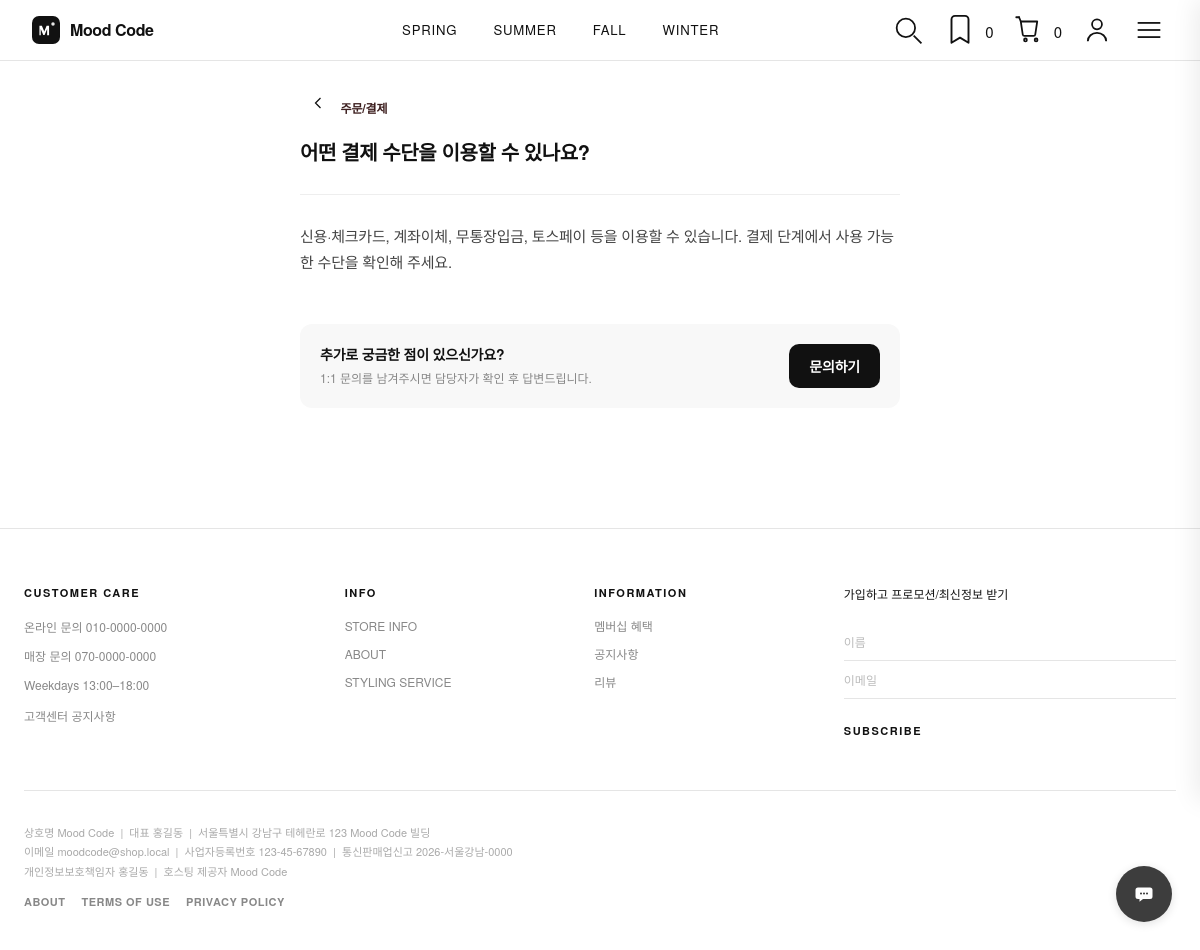
The app's page /support/faq/1 with its own data.
### models/notice.py (models this page shows, shortened)
class FAQ(db.Model):
    __tablename__ = "faqs"
    id = db.Column(db.Integer, primary_key=True)
    category = db.Column(db.String(50), nullable=False, index=True)
    question = db.Column(db.String(300), nullable=False)
    answer = db.Column(db.Text, nullable=False)
    sort_order = db.Column(db.Integer, default=0, nullable=False)
    is_active = db.Column(db.Boolean, default=True, nullable=False)
    created_at = db.Column(db.DateTime, default=datetime.utcnow, nullable=False)

### routes/support.py (the view)
@support_bp.route("/faq/<int:faq_id>")
def faq_detail(faq_id: int):
    ensure_help_center_faqs()
    faq = get_faq_by_id(faq_id)
    if not faq:
        abort(404)
    return render_template(
        "support/faq_detail.html",
        faq=faq,
        category_label=get_category_label(faq.category),
    )

### services/cart_service.py (called while the page is built, shortened)
def _uses_db_cart() -> bool:
    return (
        current_user.is_authenticated
        and current_user.username not in _GUEST_USERNAMES
        and current_user.email not in _GUEST_EMAILS
    )

def _read_session_cart() -> dict[str, int]:
    raw = session.get("cart") or {}
    if not isinstance(raw, dict):
        return {}
    result: dict[str, int] = {}
    return result

def get_cart_count() -> int:
    return sum(_read_session_cart().values())

### services/channel_talk_service.py (called while the page is built, shortened)
def get_boot_options() -> dict[str, Any] | None:
    plugin_key = current_app.config.get("CHANNEL_TALK_PLUGIN_KEY", "")
    if not plugin_key:
        return None

def is_channel_talk_enabled() -> bool:
    return bool(current_app.config.get("CHANNEL_TALK_PLUGIN_KEY"))

### services/help_center_service.py (called while the page is built, shortened)
def ensure_help_center_faqs() -> None:
    valid_slugs = set(CATEGORY_LABELS.keys())
    existing_slugs = {f.category for f in FAQ.query.all()}
    if valid_slugs <= existing_slugs and FAQ.query.filter_by(is_active=True).count() >= len(DEFAULT_FAQS):
        return

def get_category_label(slug: str) -> str:
    return CATEGORY_LABELS.get(slug, slug)

def get_faq_by_id(faq_id: int) -> FAQ | None:
    return FAQ.query.filter_by(id=faq_id, is_active=True).first()

### services/search_filters.py (called while the page is built, shortened)
def build_season_nav() -> list[dict]:
    from flask import request, url_for
    endpoint = request.endpoint
    active_style = request.args.get("style", "").strip()
    query_params = {key: value for key, value in request.args.items() if key != "page"}
    return _season_nav_scroll_items()

def _season_nav_scroll_items() -> list[dict]:
    return [
        {
            "label": item["label"],
            "href": "#",
            "scroll_target": item["scroll_id"],
            "is_active": False,
            "mode": "scroll",
        }
        for item in SEASON_STYLE_NAV
    ]

### services/side_menu_service.py (called while the page is built)
def get_side_menu_categories() -> tuple[SideMenuCategory, ...]:
    roots = (
        Category.query.filter(
            Category.slug.in_(SIDE_MENU_ROOT_SLUGS),
            Category.is_active.is_(True),
        ).all()
    )
    by_slug = {cat.slug: cat for cat in roots}
    ordered_roots = [by_slug[slug] for slug in SIDE_MENU_ROOT_SLUGS if slug in by_slug]
    return tuple(
        SideMenuCategory(name=root.name_en or root.name, slug=root.slug)
        for root in ordered_roots
    )

### services/wishlist_service.py (called while the page is built)
def _can_use_wishlist() -> bool:
    return (
        current_user.is_authenticated
        and current_user.username not in _GUEST_USERNAMES
        and current_user.email not in _GUEST_EMAILS
    )

### templates/support/faq_detail.html (shortened to what this page needs)
{% extends "base.html" %}
{% block extra_css %}
<link rel="stylesheet" href="{{ url_for('static', filename='css/help-center.css') }}?v=20260801a">
{% endblock %}
{% block content %}
<article class="help-detail">
  <header class="help-detail__header">
    <a href="{{ url_for('support.center', category=faq.category) }}" class="help-center__back" aria-label="고객센터로">
      <svg width="20" height="20" viewBox="0 0 24 24" fill="none" stroke="currentColor" stroke-width="1.5" aria-hidden="true">
        <path d="M15 6l-6 6 6 6"/>
      </svg>
    </a>
    <span class="help-detail__category">{{ category_label }}</span>
    <h1 class="help-detail__question">{{ faq.question }}</h1>
  </header>
  <div class="help-detail__body">
    {{ faq.answer | replace('\n', '<br>') | safe }}
  </div>
  <aside class="help-inquiry help-inquiry--detail">
    <div class="help-inquiry__text">
      <strong>추가로 궁금한 점이 있으신가요?</strong>
      <p>1:1 문의를 남겨주시면 담당자가 확인 후 답변드립니다.</p>
    </div>
    <button type="button" class="help-inquiry__btn" data-inquiry-open>문의하기</button>
  </aside>
</article>
{% endblock %}

### static/css/base.css (style rules this page uses)
:root { --color-text: #111111; --color-text-light: #888888; --color-border: #e5e5e5; --color-bg: #ffffff; --color-bg-gray: #f8f8f8; --color-footer: #111111; --font-main: "Helvetica Neue", "Apple SD Gothic Neo", "Malgun Gothic", sans-serif; --header-height: 60px; --top-banner-height: 0px; --max-width: 100%; --ease-out-soft: cubic-bezier(0.22, 1, 0.36, 1); --ease-smooth: cubic-bezier(0.4, 0, 0.2, 1); --season-spring: #F6CAD2; --season-summer: #E3F2FD; --season-autumn: #ffcc7b; --season-winter: #bebebe; }
*, *::before, *::after { box-sizing: border-box; margin: 0; padding: 0; }
html { scroll-behavior: auto; }
body { font-family: var(--font-main); color: var(--color-text); background: var(--color-bg); line-height: 1.5; min-height: 100vh; display: flex; flex-direction: column; }
a { color: inherit; text-decoration: none; }
button { font-family: inherit; cursor: pointer; background: none; border: none; }

### static/css/help-center.css (style rules this page uses)
.help-center, .help-detail { max-width: 640px; margin: 0 auto; padding: 24px 20px 120px; }
.help-center__header, .help-detail__header { margin-bottom: 24px; }
.help-center__back { display: inline-flex; align-items: center; justify-content: center; width: 36px; height: 36px; margin-bottom: 16px; color: #111; border-radius: 50%; transition: background 0.2s; }
.help-inquiry { display: flex; align-items: center; justify-content: space-between; gap: 16px; margin-top: 40px; padding: 20px; background: #f8f8f8; border-radius: 12px; }
.help-inquiry--detail { margin-top: 48px; }
.help-inquiry__text strong { display: block; font-size: 14px; font-weight: 600; color: #111; margin-bottom: 4px; letter-spacing: -0.2px; }
.help-inquiry__text p { font-size: 12px; color: #888; line-height: 1.5; }
.help-inquiry__btn { flex-shrink: 0; padding: 12px 20px; border: none; border-radius: 10px; background: #111; color: #fff; font-size: 14px; font-weight: 600; cursor: pointer; text-decoration: none; transition: background 0.2s; letter-spacing: -0.2px; }
.help-detail__category { display: inline-block; font-size: 12px; font-weight: 600; color: #3c1e1e; margin-bottom: 8px; letter-spacing: -0.1px; }
.help-detail__question { font-size: 20px; font-weight: 700; line-height: 1.45; color: #111; letter-spacing: -0.4px; }
.help-detail__body { margin-top: 28px; padding-top: 28px; border-top: 1px solid #eee; font-size: 15px; line-height: 1.75; color: #444; letter-spacing: -0.2px; }

### records on screen
FAQ: question "어떤 결제 수단을 이용할 수 있나요?", answer "신용·체크카드, 계좌이체, 무통장입금, 토스페이 등을 이용할 수 있습니다. 결제 단계에서 사용 가능한 수단을 확인해 주세요."

### other values on screen
{{ item.label }} "SPRING" "SUMMER" "FALL" "WINTER"
{{ wishlist_count }} "0"
{{ cart_count }} "0"
{{ category_label }} "주문/결제"
